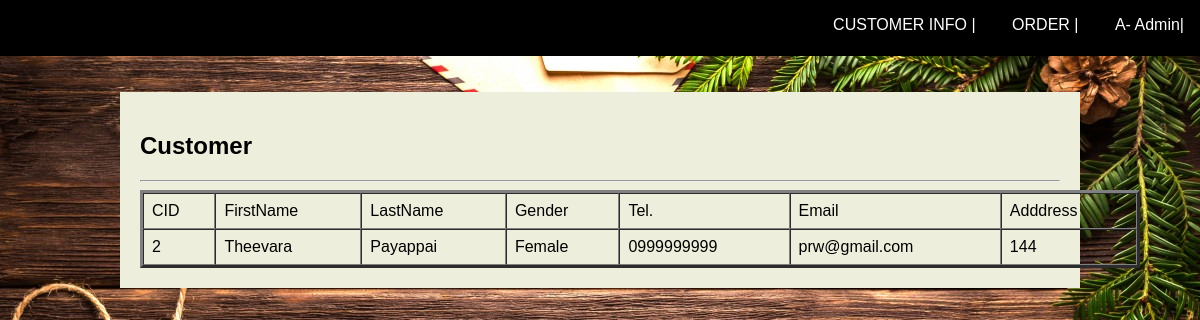
/admin/specific_customer.php?getID=2 (signed in), run on the app's committed database.
### tables this page shows
CREATE TABLE Staff
(
  SID int(11) NOT NULL,
  FirstName varchar(45) DEFAULT NULL,
  LastName varchar(45) DEFAULT NULL,
  Tel varchar(45) DEFAULT NULL,
  Address varchar(45) DEFAULT NULL,
  LogIn_UID int(11) DEFAULT NULL
);

CREATE TABLE Customer
(
  CID int(11) NOT NULL,
  FirstName varchar(45) DEFAULT NULL,
  LastName varchar(45) DEFAULT NULL,
  Tel varchar(45) DEFAULT NULL,
  Gender varchar(45) DEFAULT NULL,
  Address varchar(50) DEFAULT NULL,
  LogIn_UID int(11) DEFAULT NULL
);

### admin/specific_customer.php (the view, shortened to what this page needs)
<?php
include_once '../dbconnect.php';
?>
<!DOCTYPE html>
<html>
<head>
<link rel="stylesheet" href="../database.css">
</head>
<body>
<?php include 'staff_header.php'; ?>
        <div class="container">
          <div class="row">
            <div class="mid">
              <h2>Customer</h2><hr>
              <?php
              if (isset($_GET['getID']))
              {
                $q = "SELECT * FROM Customer,LogIn WHERE LogIn.UID = Customer.LogIn_UID AND Customer.CID = '".$_GET['getID']."'";
                $result = $mysqli->query($q);
                $row = $result->fetch_array();
                echo '<table border="3" style="width:1000px;" cellpadding="8" cellspacing="0">';
                echo '<tr>';
                echo '<td>CID</td>';
                echo '<td>FirstName</td>';
                echo '<td>LastName</td>';
                echo '<td>Gender</td>';
                echo '<td>Tel.</td>';
                echo '<td>Email</td>';
                echo '<td>Adddress</td>';
                echo '</tr>';
                echo '<tr>';
								echo '<td style="color:black">'.$row['CID'].'</td>';
								echo '<td style="color:black">'.$row['FirstName'].'</td>';
								echo '<td style="color:black">'.$row['LastName'].'</td>';
								echo '<td style="color:black">'.$row['Gender'].'</td>';
								echo '<td style="color:black">'.$row['Tel'].'</td>';
								echo '<td style="color:black">'.$row['Email'].'</td>';
								echo '<td style="color:black">'.$row['Address'].'</td>';
                echo '</tr>';
            }?>
</body>
</html>

### admin/staff_header.php (shortened to what this page needs)
<?php
include_once '../dbconnect.php';
if (isset($_SESSION['s_id']))
			{
        $getID = $_SESSION['s_id'];
        $q = "SELECT * FROM Staff WHERE Staff.LogIn_UID = $getID";
        $result=$mysqli->query($q);
        $row=$result->fetch_array();
      }
?>
<div id="head">
<div class="topnav-right">
    <div class="dropdown">
      <a href ="Admin_customer_info.php"><button class="dropbtn">CUSTOMER INFO |</button></a>
    </div>
    <div class="dropdown">
      <a href ="Admin_order.php"><button class="dropbtn">ORDER |</button></a>
    </div>
    <div class="dropdown">
      <button class="dropbtn"><?php echo $row['FirstName']. "- Admin|" ;?></button>
    </div>
  </div>
  </div>

### database.css (style rules this page uses)
body { margin: 0; font-family: Arial, Helvetica, sans-serif; }
body, html { height: 100%; margin: 0; }
div#head { background-color: black; min-width:100px; padding-bottom: 3.5em; margin:auto; width: 100% }
* { box-sizing: border-box; }
.container { position: relative; margin-bottom: 10px; }
.mid { float: left; background-color: #eeeedd; width: 80%; margin-top: 3%; margin-left: 10%; padding: 20px; }
.row:after { content: ""; display: table; clear: both; }
.topnav-right { float: right; }
.dropbtn { background-color: Black; color: white; padding: 16px; font-size: 16px; border: none; }
.dropdown { position: relative; display: inline-block; }

### admin/specific_customer.php (style rules this page uses)
body { background-image: url("../bg/christmas.jpg"); background-repeat: no-repeat; background-attachment: fixed; height: 100%; background-position: center; background-size: cover; }

### data on the page
staff: FirstName "A"
customer: CID "2", FirstName "Theevara", LastName "Payappai", Gender "Female", Tel "0999999999", LogIn_UID.Email "prw@gmail.com", Address "144"
